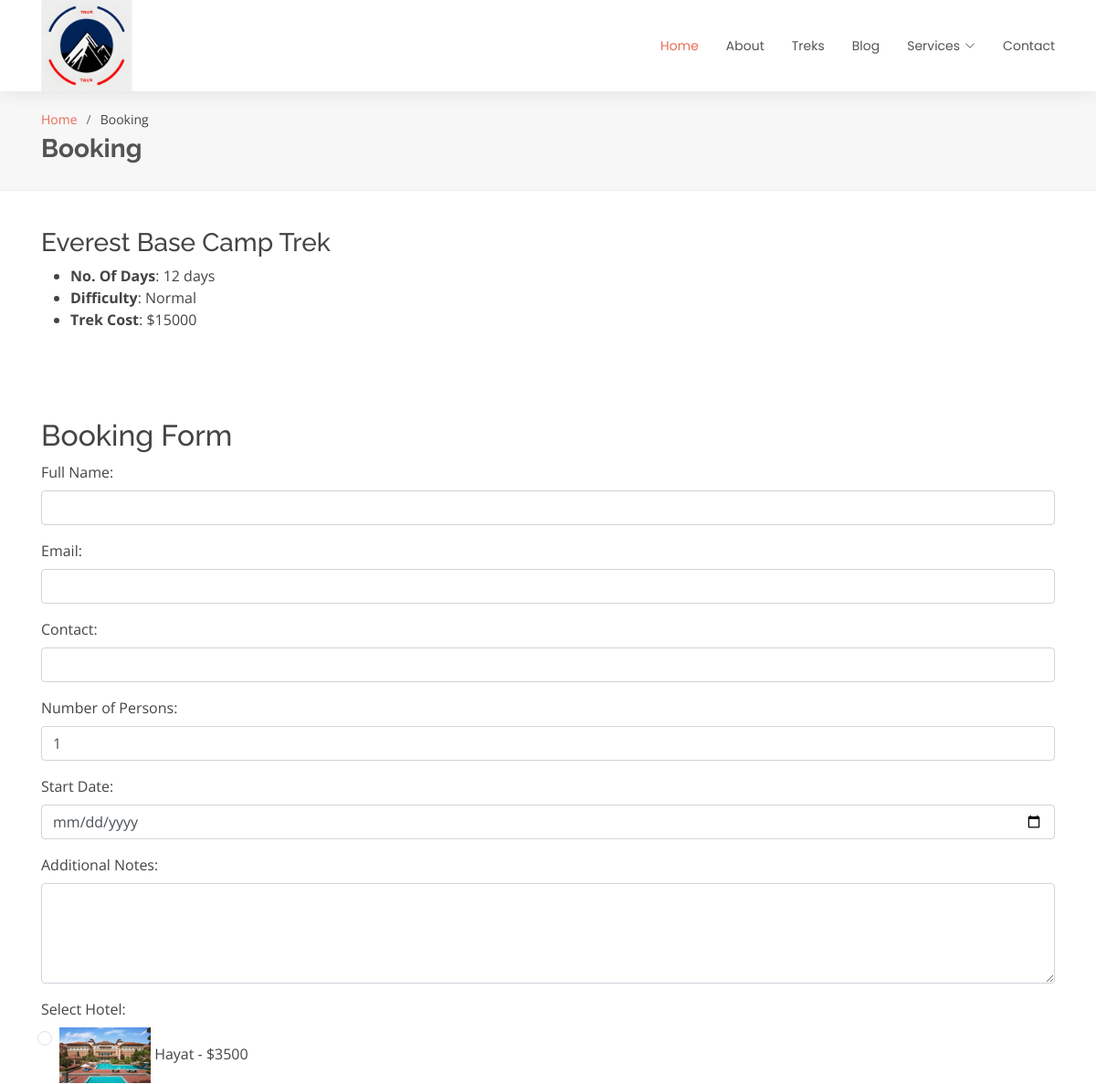
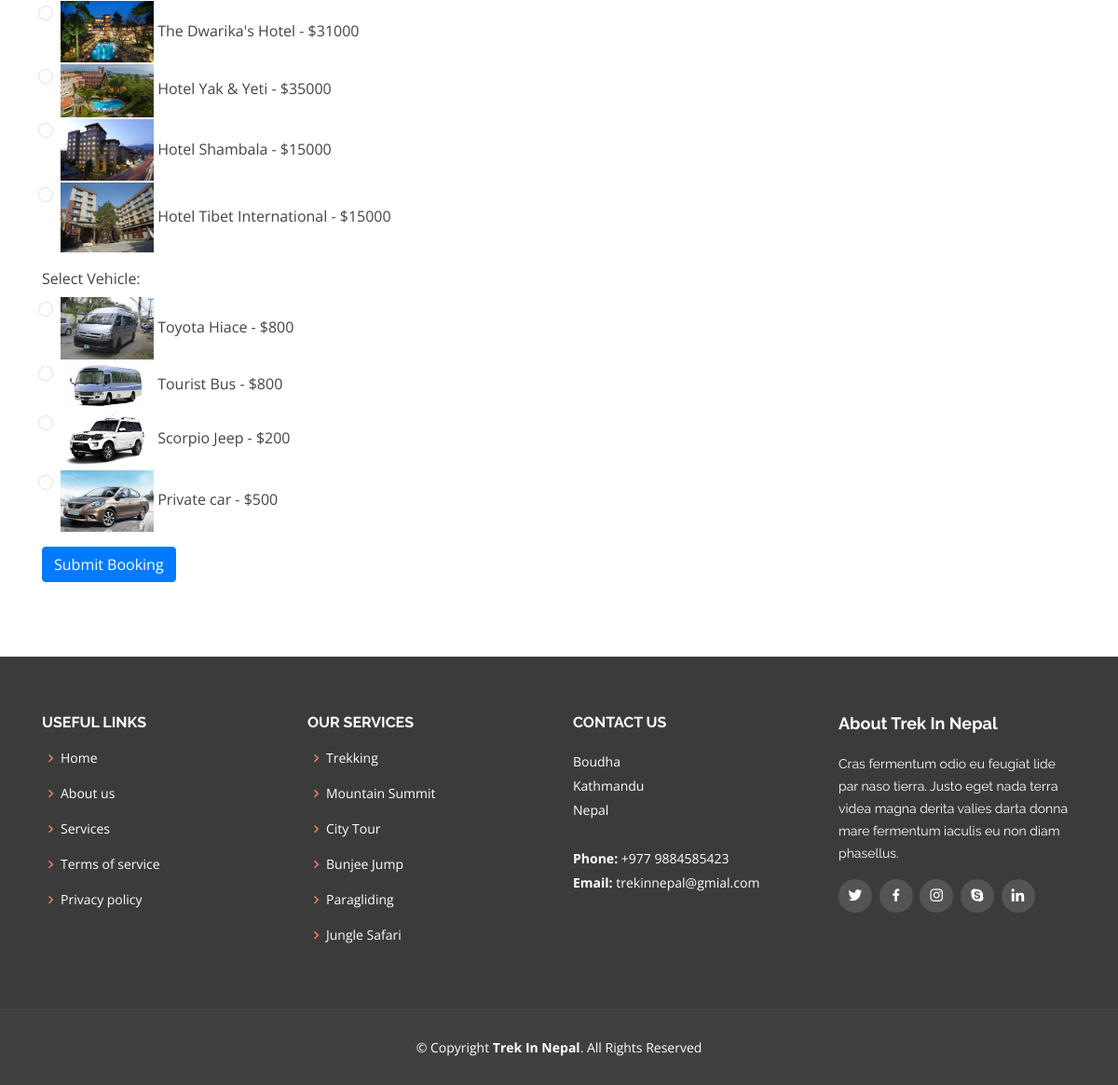
/codes/public/booking.php?id=24, run on the app's committed database (2 pictures, top to bottom).
### tables this page shows
CREATE TABLE `packages` (
  `packageId` int NOT NULL AUTO_INCREMENT,
  `packageName` varchar(100) NOT NULL,
  `packageTitle` varchar(100) NOT NULL,
  `packageDescription` text NOT NULL,
  `packageCost` varchar(10) NOT NULL,
  `packageImg` blob NOT NULL,
  `packageDifficulty` varchar(255) NOT NULL,
  `noOfDays` int NOT NULL,
  PRIMARY KEY (`packageId`)
);

CREATE TABLE `hotels` (
  `hotelId` int NOT NULL AUTO_INCREMENT,
  `hotelName` varchar(255) NOT NULL,
  `address` varchar(255) NOT NULL,
  `hotelDescription` text NOT NULL,
  `hotelImg` blob NOT NULL,
  `hotelType` varchar(255) NOT NULL,
  `hotelCost` int NOT NULL,
  PRIMARY KEY (`hotelId`)
);

CREATE TABLE `transportations` (
  `vehicleId` int NOT NULL AUTO_INCREMENT,
  `vehicleName` varchar(255) NOT NULL,
  `vehicleType` varchar(255) NOT NULL,
  `noOfSeat` int NOT NULL,
  `vehicleDescription` text NOT NULL,
  `vehicleCost` int NOT NULL,
  `vehicleImg` blob NOT NULL,
  PRIMARY KEY (`vehicleId`)
);

### codes/public/booking.php (the view, shortened to what this page needs)
<?php
include_once('layout/header.php');
include_once('layout/navigation.php');
include_once('admin/dbconnect.php');
if (isset($_GET['id'])) {
    $packageId = $_GET['id'];
    if (!is_numeric($packageId) || $packageId <= 0) {
        echo "<p>Invalid package ID. Please provide a valid package ID.</p>";
    } else {
        $stmt = $pdo->prepare('SELECT * FROM packages WHERE packageId = :id');
        $stmt->bindParam(':id', $packageId, PDO::PARAM_INT);
        $stmt->execute();
        $trekking = $stmt->fetch(PDO::FETCH_ASSOC);
        if ($trekking) {
?>
            <main id="main" class="scrolled-offset">
                <section id="breadcrumbs" class="breadcrumbs">
                    <div class="container">
                        <ol>
                            <li><a href="index.php">Home</a></li>
                            <li>Booking</li>
                        </ol>
                        <h2>Booking</h2>
                    </div>
                </section>
                <section id="package-card" class="package-card">
                    <div class="container">
                        <div class="row">
                            <div class="col-lg-4">
                                <div class="package-info">
                                    <h3><?php echo $trekking['packageName']; ?></h3>
                                    <ul>
                                        <li><strong>No. Of Days</strong>: <?php echo $trekking['noOfDays']; ?> days</li>
                                        <li><strong>Difficulty</strong>: <?php echo $trekking['packageDifficulty']; ?></li>
                                        <li><strong>Trek Cost</strong>: $<?php echo $trekking['packageCost']; ?></li>
                                    </ul>
                                </div>
                            </div>
                        </div>
                    </div>
                </section>
                <section id="booking-form" class="booking-form">
                    <div class="container">
                        <h2>Booking Form</h2>
                        <form action="process_booking.php" method="post">
                            <div class="form-group">
                                <label for="full_name">Full Name:</label>
                                <input type="text" name="full_name" id="full_name" class="form-control" required>
                            </div>
                            <div class="form-group">
                                <label for="email">Email:</label>
                                <input type="email" name="email" id="email" class="form-control" required>
                            </div>
                            <div class="form-group">
                                <label for="contact">Contact:</label>
                                <input type="text" name="contact" id="contact" class="form-control" required>
                            </div>
                            <div class="form-group">
                                <label for="number_of_persons">Number of Persons:</label>
                                <input type="number" name="number_of_persons" id="number_of_persons" class="form-control" value="1" required>
                            </div>
                            <div class="form-group">
                                <label for="start_date">Start Date:</label>
                                <input type="date" name="start_date" id="start_date" class="form-control" required>
                            </div>
                            <div class="form-group">
                                <label for="additional_notes">Additional Notes:</label>
                                <textarea name="additional_notes" id="additional_notes" class="form-control" rows="4"></textarea>
                            </div>
                            <div class="form-group">
                                <label for="selected_hotel">Select Hotel:</label>
                                <div class="hotel-options">
                                    <?php
                                    $hotelOptions = $pdo->query('SELECT * FROM hotels')->fetchAll(PDO::FETCH_ASSOC);
                                    foreach ($hotelOptions as $option) {
                                        $optionId = 'hotel_option_' . $option['hotelId'];
                                    ?>
                                        <div class="form-check">
                                            <input class="form-check-input" type="radio" name="selected_hotel" id="<?php echo $optionId; ?>" value="<?php echo $option['hotelId']; ?>">
                                            <label class="form-check-label" for="<?php echo $optionId; ?>">
                                                <img style="width: 100px;" src="admin/assets/img/acco/<?php echo $option['hotelImg']; ?>" alt="<?php echo $option['hotelName']; ?> " class="option-image">
                                                <?php echo $option['hotelName']; ?> - $<?php echo $option['hotelCost']; ?>
                                            </label>
                                        </div>
                                    <?php
                                    }
                                    ?>
                                </div>
                            </div>
                            <div class="form-group">
                                <label for="selected_vehicle">Select Vehicle:</label>
                                <div class="vehicle-options">
                                    <?php
                                    $vehicleOptions = $pdo->query('SELECT * FROM transportations')->fetchAll(PDO::FETCH_ASSOC);
                                    foreach ($vehicleOptions as $option) {
                                        $optionId = 'vehicle_option_' . $option['vehicleId'];
                                    ?>
                                        <div class="form-check">
                                            <input class="form-check-input" type="radio" name="selected_vehicle" id="<?php echo $optionId; ?>" value="<?php echo $option['vehicleId']; ?>">
                                            <label class="form-check-label" for="<?php echo $optionId; ?>">
                                                <img style="width: 100px;" src="admin/assets/img/transpo/<?php echo $option['vehicleImg']; ?>" alt="<?php echo $option['vehicleName']; ?> " class="option-image">
                                                <?php echo $option['vehicleName']; ?> - $<?php echo $option['vehicleCost']; ?>
                                            </label>
                                        </div>
                                    <?php
                                    }
                                    ?>
                                </div>
                            </div>
                            <button type="submit" name="submit" class="btn btn-primary">Submit Booking</button>
                        </form>
                    </div>
                </section>
            </main>
<?php
        } else {
            echo "<p>Trekking not found.</p>";
        }
    }
} else {
    echo "<p>Missing package ID. Please provide a valid package ID.</p>";
}
include_once('layout/footer.php');
?>

### codes/public/layout/header.php (shortened to what this page needs)
<!DOCTYPE html>
<html lang="en">
<head>
  <link href="https://maxcdn.bootstrapcdn.com/bootstrap/4.5.2/css/bootstrap.min.css" rel="stylesheet">
  <link href="assets/vendor/animate.css/animate.min.css" rel="stylesheet">
  <link href="assets/vendor/bootstrap/css/bootstrap.min.css" rel="stylesheet">
  <link href="assets/vendor/bootstrap-icons/bootstrap-icons.css" rel="stylesheet">
  <link href="assets/vendor/boxicons/css/boxicons.min.css" rel="stylesheet">
  <link href="assets/vendor/glightbox/css/glightbox.min.css" rel="stylesheet">
  <link href="assets/vendor/swiper/swiper-bundle.min.css" rel="stylesheet">
  <link rel="stylesheet" href="https://cdn.jsdelivr.net/npm/bootstrap@4.0.0/dist/css/bootstrap.min.css">
  <link href="assets/css/style.css" rel="stylesheet">
</head>

### codes/public/layout/navigation.php (shortened to what this page needs)
<body>
  <header id="header" class="d-flex align-items-center">
    <div class="container d-flex justify-content-between align-items-center">
      <div class="logo">
        <a href="index.php"><img src="assets/img/logo.jpg" alt="" class="img-fluid"></a>
      </div>
      <nav id="navbar" class="navbar">
        <ul>
          <li><a class="active" href="index.php">Home</a></li>
          <li><a href="about.php">About</a></li>
          <li><a href="trekking.php">Treks</a></li>
          <li><a href="blog.php">Blog</a></li>
          <li class="dropdown"><a href="services.php"><span>Services</span> <i class="bi bi-chevron-down"></i></a>
          </li>
          <li><a href="contact.php">Contact</a></li>
        </ul>
      </nav>
    </div>
  </header>

### codes/public/layout/footer.php (shortened to what this page needs)
<footer id="footer">
  <div class="footer-top">
    <div class="container">
      <div class="row">
        <div class="col-lg-3 col-md-6 footer-links">
          <h4>Useful Links</h4>
          <ul>
            <li><i class="bx bx-chevron-right"></i> <a href="index.php">Home</a></li>
            <li><i class="bx bx-chevron-right"></i> <a href="about.php">About us</a></li>
            <li><i class="bx bx-chevron-right"></i> <a href="service.php">Services</a></li>
            <li><i class="bx bx-chevron-right"></i> <a href="#">Terms of service</a></li>
            <li><i class="bx bx-chevron-right"></i> <a href="#">Privacy policy</a></li>
          </ul>
        </div>
        <div class="col-lg-3 col-md-6 footer-links">
          <h4>Our Services</h4>
          <ul>
            <li><i class="bx bx-chevron-right"></i> <a href="trekking.php">Trekking</a></li>
            <li><i class="bx bx-chevron-right"></i> <a href="#">Mountain Summit</a></li>
            <li><i class="bx bx-chevron-right"></i> <a href="#">City Tour</a></li>
            <li><i class="bx bx-chevron-right"></i> <a href="#">Bunjee Jump</a></li>
            <li><i class="bx bx-chevron-right"></i> <a href="#">Paragliding</a></li>
            <li><i class="bx bx-chevron-right"></i> <a href="#">Jungle Safari</a></li>
          </ul>
        </div>
        <div class="col-lg-3 col-md-6 footer-contact">
          <h4>Contact Us</h4>
          <p>
            Boudha <br>
            Kathmandu<br>
            Nepal <br><br>
            <strong>Phone:</strong> +977 9884585423<br>
            <strong>Email:</strong> trekinnepal@gmial.com<br>
          </p>
        </div>
        <div class="col-lg-3 col-md-6 footer-info">
          <h3>About Trek In Nepal</h3>
          <p>Cras fermentum odio eu feugiat lide par naso tierra. Justo eget nada terra videa magna derita valies darta donna mare fermentum iaculis eu non diam phasellus.</p>
          <div class="social-links mt-3">
            <a href="#" class="twitter"><i class="bx bxl-twitter"></i></a>
            <a href="#" class="facebook"><i class="bx bxl-facebook"></i></a>
            <a href="#" class="instagram"><i class="bx bxl-instagram"></i></a>
            <a href="#" class="google-plus"><i class="bx bxl-skype"></i></a>
            <a href="#" class="linkedin"><i class="bx bxl-linkedin"></i></a>
          </div>
        </div>
      </div>
    </div>
  </div>
  <div class="container">
    <div class="copyright">
      &copy; Copyright <strong><span>Trek In Nepal</span></strong>. All Rights Reserved
    </div>
  </div>
</footer>
</body>
</html>

### codes/public/assets/css/style.css (style rules this page uses)
body { font-family: "Open Sans", sans-serif; color: #444444; }
a { color: #e96b56; text-decoration: none; }
h1, h2, h3, h4, h5, h6 { font-family: "Raleway", sans-serif; }
#header { height: 100px; transition: all 0.5s; z-index: 997; transition: all 0.5s; background: #fff; box-shadow: 0px 0px 20px 0px rgba(0, 0, 0, 0.1); }
#header .logo img { padding: 0; margin: 0; max-height: 100px; }
.scrolled-offset { margin-top: 100px; }
.navbar { padding: 0; }
.navbar ul { margin: 0; padding: 0; display: flex; list-style: none; align-items: center; }
.navbar li { position: relative; }
.navbar a, .navbar a:focus { display: flex; align-items: center; justify-content: space-between; padding: 10px 0 10px 30px; font-family: "Poppins", sans-serif; font-size: 14px; color: #545454; white-space: nowrap; transition: 0.3s; }
.navbar a i, .navbar a:focus i { font-size: 12px; line-height: 0; margin-left: 5px; }
.navbar a:hover, .navbar .active, .navbar .active:focus, .navbar li:hover>a { color: #e96b56; }
section { padding: 0 0 80px 0; }
.breadcrumbs { padding: 20px 0 20px 0; background: #f7f7f7; border-bottom: 1px solid #ededed; margin-bottom: 40px; }
.breadcrumbs h2 { font-size: 28px; font-weight: 700; color: #545454; }
.breadcrumbs ol { display: flex; flex-wrap: wrap; list-style: none; padding: 0 0 5px 0; margin: 0; font-size: 14px; }
.breadcrumbs ol li+li { padding-left: 10px; }
.breadcrumbs ol li+li::before { display: inline-block; padding-right: 10px; color: #6e6e6e; content: "/"; }
#footer { background: #404040; padding: 0 0 30px 0; color: #fff; font-size: 14px; }
#footer .footer-top { background: #3b3b3b; border-top: 1px solid #474747; border-bottom: 1px solid #474747; padding: 60px 0 30px 0; }
#footer .footer-top .footer-info { margin-bottom: 30px; }
#footer .footer-top .footer-info h3 { font-size: 18px; margin: 0 0 20px 0; padding: 2px 0 2px 0; line-height: 1; font-weight: 700; }
#footer .footer-top .footer-info p { font-size: 14px; line-height: 24px; margin-bottom: 0; font-family: "Raleway", sans-serif; color: #fff; }
#footer .footer-top .social-links a { font-size: 18px; display: inline-block; background: #545454; color: #fff; line-height: 1; padding: 8px 0; margin-right: 4px; border-radius: 50%; text-align: center; width: 36px; height: 36px; transition: 0.3s; }
#footer .footer-top h4 { font-size: 16px; font-weight: bold; color: #fff; text-transform: uppercase; position: relative; padding-bottom: 12px; }
#footer .footer-top .footer-links { margin-bottom: 30px; }
#footer .footer-top .footer-links ul { list-style: none; padding: 0; margin: 0; }
#footer .footer-top .footer-links ul i { padding-right: 2px; color: #ec7f6d; font-size: 18px; line-height: 1; }
#footer .footer-top .footer-links ul li { padding: 10px 0; display: flex; align-items: center; }
#footer .footer-top .footer-links ul li:first-child { padding-top: 0; }
#footer .footer-top .footer-links ul a { color: #fff; transition: 0.3s; display: inline-block; line-height: 1; }
#footer .footer-top .footer-contact { margin-bottom: 30px; }
#footer .footer-top .footer-contact p { line-height: 26px; }
#footer .copyright { text-align: center; padding-top: 30px; }

### data on the page
packages: packageName "Everest Base Camp Trek", noOfDays "12", packageDifficulty "Normal", packageCost "15000"
hotels: hotelImg (picture), hotelName "Hayat", hotelCost "3500"
hotels: hotelImg (picture), hotelName "The Dwarika's Hotel", hotelCost "31000"
hotels: hotelImg (picture), hotelName "Hotel Yak & Yeti", hotelCost "35000"
hotels: hotelImg (picture), hotelName "Hotel Shambala", hotelCost "15000"
hotels: hotelImg (picture), hotelName "Hotel Tibet International", hotelCost "15000"
transportations: vehicleImg (picture), vehicleName "Toyota Hiace", vehicleCost "800"
transportations: vehicleImg (picture), vehicleName "Tourist Bus", vehicleCost "800"
transportations: vehicleImg (picture), vehicleName "Scorpio Jeep", vehicleCost "200"
transportations: vehicleImg (picture), vehicleName "Private car", vehicleCost "500"
